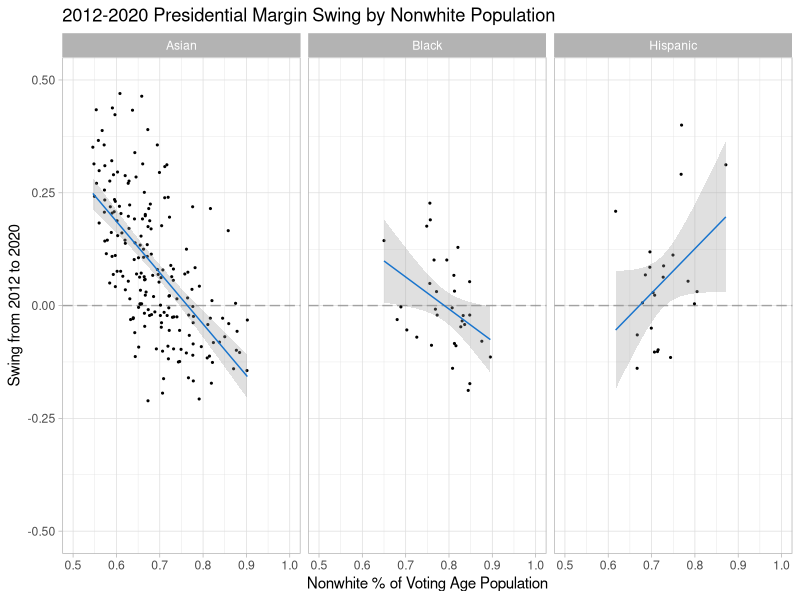

Write R code to recreate this figure.
library(tidyverse)

precinct_data <- read.csv("precinct_data.csv")

precinct_data <- precinct_data %>% mutate(
  V_20_VAP_NH_Nonwhite = V_20_VAP_NH_Total - V_20_VAP_NH_White,
  white_20 = V_20_VAP_NH_White/V_20_VAP_NH_Total,
  nonwhite_20 = V_20_VAP_NH_Nonwhite/V_20_VAP_NH_Total,
  black_20 = V_20_VAP_NH_BlackAlone/V_20_VAP_NH_Total,
  hispanic_20 = V_20_VAP_NH_Hispanic/V_20_VAP_NH_Total,
  asian_20 = V_20_VAP_NH_AsianAlone/V_20_VAP_NH_Total,
  pacific_20 = V_20_VAP_NH_PacificAlone/V_20_VAP_NH_Total,
  native_20 =  V_20_VAP_NH_NativeAlone/V_20_VAP_NH_Total,
  multi_20 = V_20_VAP_NH_TwoOrMore/V_20_VAP_NH_Total,
  swing_12_20 = E_20_PRES_Margin - E_12_PRES_Margin
)

# Creates a categorical variable to track which of the three largest minority racial groups is the largest in each precinct
precinct_data <- precinct_data %>% 
  mutate(
    minority_plurality = case_when(
     hispanic_20 > white_20 & hispanic_20 > black_20 & hispanic_20 > asian_20 ~ "Hispanic",
     black_20 > hispanic_20 & black_20 > white_20 & black_20 > asian_20 & black_20 ~ "Black",
     asian_20 > hispanic_20 & asian_20 > black_20 & asian_20 > white_20 & asian_20 ~ "Asian",
     .default = "Other"
    )
  )

# Creates the plot
plot3 <- precinct_data %>% filter(minority_plurality != "Other") %>%
  ggplot(aes(x = nonwhite_20, y = swing_12_20)) +
    geom_point(size = 0.4) +
    facet_wrap(minority_plurality ~ .) +
    labs(
      title = "2012-2020 Presidential Margin Swing by Nonwhite Population",
      x = "Nonwhite % of Voting Age Population",
      y = "Swing from 2012 to 2020") +
    scale_y_continuous(limits = c(-0.5, 0.5)) +
    scale_x_continuous(limits = c(0.5, 1)) +
    geom_hline(yintercept = 0, alpha = 0.3,  linetype = "longdash") +
    geom_smooth(method = lm, color = "dodgerblue3", alpha = 0.3, size = 0.5) +
    theme_light()

plot3
